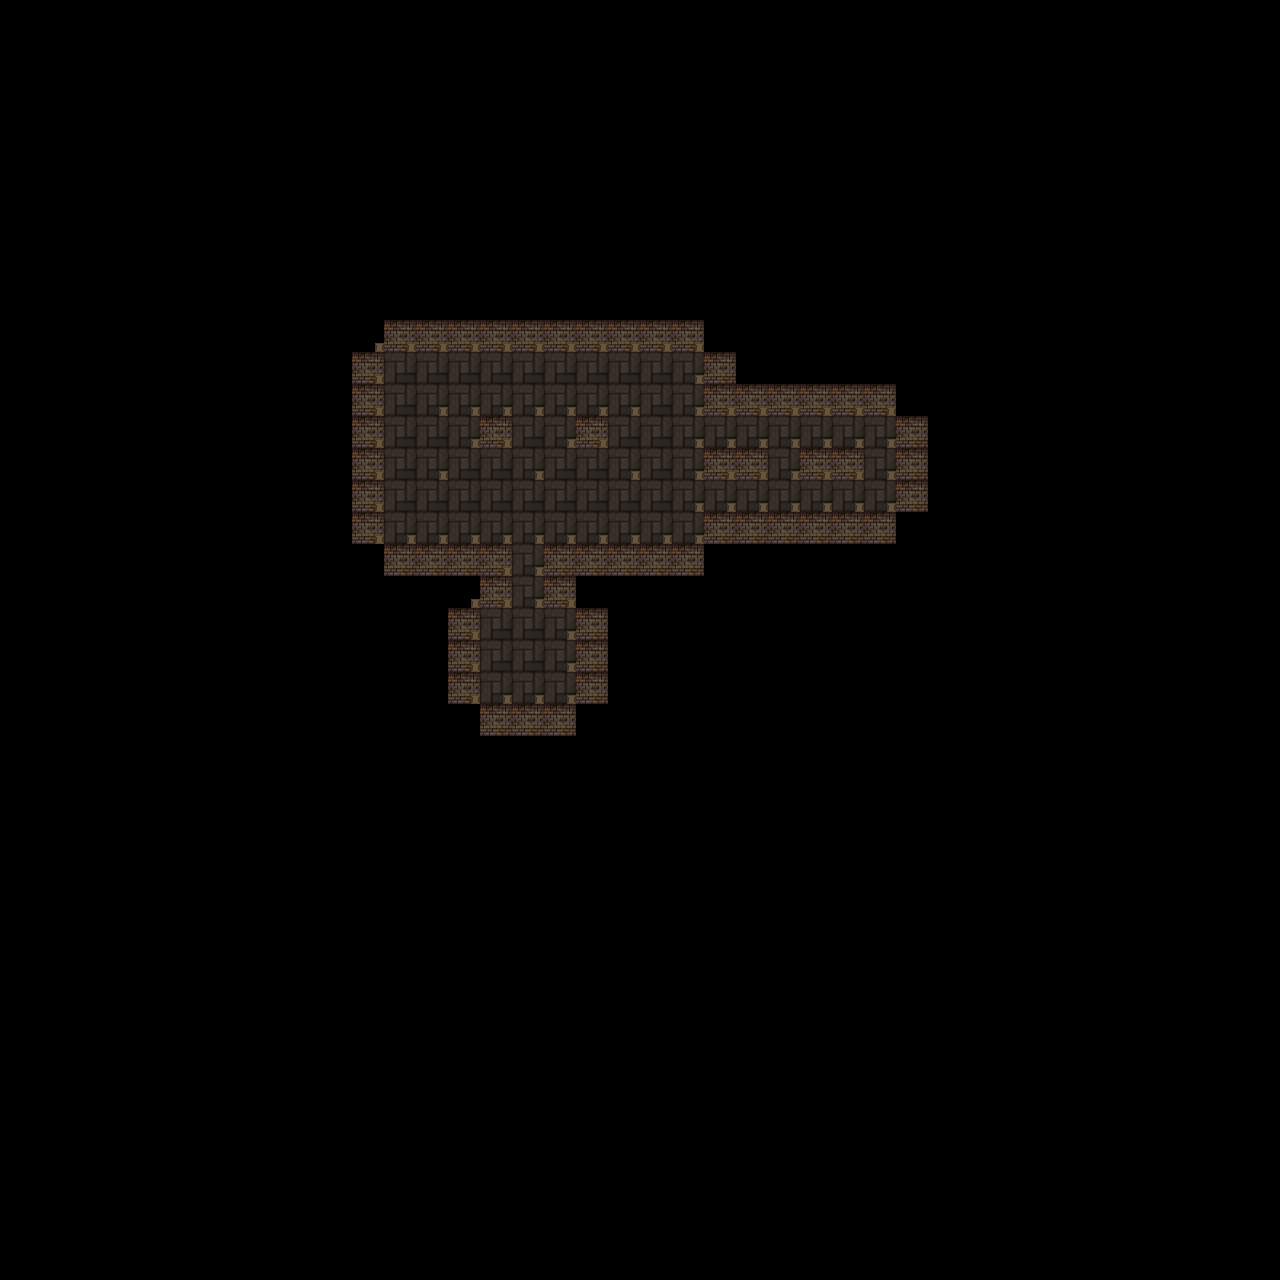

Rendered tile map (Tiled .tmx) drawn with the repository's tilesets; below, a short description and the map source with its tile grids summarised:
An orthogonal 40x40 tile map with 32x32 px tiles, 6 tile layers (floorTiles, wallTilesN, wallTilesS, wallTilesE, ...), 1 hidden layer not drawn and 9 objects (torch).

<map version="1.0" orientation="orthogonal" renderorder="right-down" width="40" height="40" tilewidth="32" tileheight="32">
 <properties>
  <property name="name" value="testLevel10" />
 </properties>
 <tileset firstgid="1" name="dungeonTiles" tilewidth="32" tileheight="32">
  <image source="dungeonTiles.png" width="320" height="320" />
 </tileset>
 <layer name="floorTiles" width="40" height="40">
  <data>[1600 cells, 85 non-empty, 1 distinct tile ids]</data>
 </layer>
 <layer name="wallTilesN" width="40" height="40">
  <data>[1600 cells, 24 non-empty, 1 distinct tile ids]</data>
 </layer>
 <layer name="wallTilesS" width="40" height="40">
  <data>[1600 cells, 24 non-empty, 1 distinct tile ids]</data>
 </layer>
 <layer name="wallTilesE" width="40" height="40">
  <data>[1600 cells, 15 non-empty, 1 distinct tile ids]</data>
 </layer>
 <layer name="wallTilesW" width="40" height="40">
  <data>[1600 cells, 15 non-empty, 1 distinct tile ids]</data>
 </layer>
 <layer name="columns" width="40" height="40">
  <data>[1600 cells, 84 non-empty, 1 distinct tile ids]</data>
 </layer>
 <layer name="ceilingTiles" width="40" height="40" visible="0">
  <data>[1600 cells, 85 non-empty, 1 distinct tile ids]</data>
 </layer>
 <objectgroup name="Light Objects">
  <object gid="41" x="511" y="672">
   <properties>
    <property name="color" value="2.0 1.5 1.0" />
    <property name="light" value="3.5" />
   </properties>
  </object>
  <object gid="41" x="704" y="448">
   <properties>
    <property name="light" value="3.5" />
    <property name="style" value="1" />
   </properties>
  </object>
 </objectgroup>
 <objectgroup name="Wall-mounted Objects">
  <object name="torch" gid="44" x="507" y="372">
   <properties>
    <property name="light" value="2.5" />
    <property name="style" value="1" />
   </properties>
  </object>
  <object gid="44" x="369" y="513">
   <properties>
    <property name="light" value="2.5" />
   </properties>
  </object>
  <object gid="44" x="448" y="558">
   <properties>
    <property name="light" value="2.5" />
   </properties>
  </object>
  <object gid="44" x="677" y="480">
   <properties>
    <property name="color" value="1.6 1.4 1.0" />
    <property name="light" value="2.5" />
   </properties>
  </object>
 </objectgroup>
 <objectgroup name="Furniture Objects">
  <object gid="45" x="535" y="386" />
 </objectgroup>
 <objectgroup name="Pickup Objects">
  <object gid="43" x="538" y="384" />
 </objectgroup>
 <objectgroup name="Actors">
  <object gid="42" x="451" y="391">
   <properties>
    <property name="angle" value="0" />
   </properties>
  </object>
 </objectgroup>
</map>
